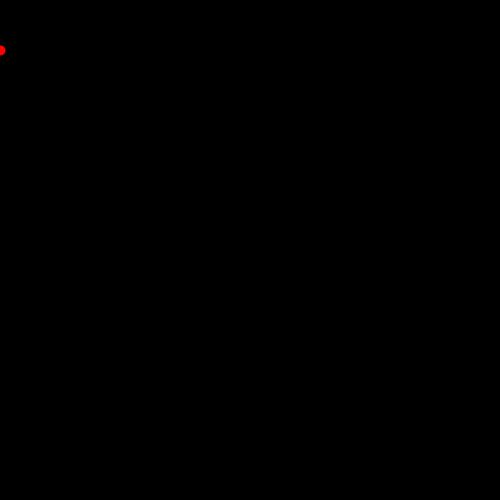
Frame 1 (no input)
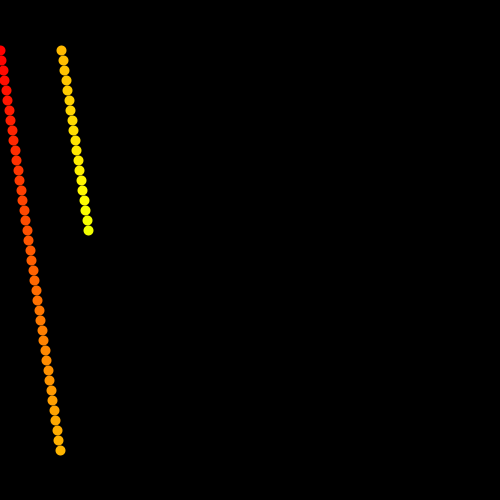
Frame 60 (the mouse pressed at the canvas centre just before this capture)
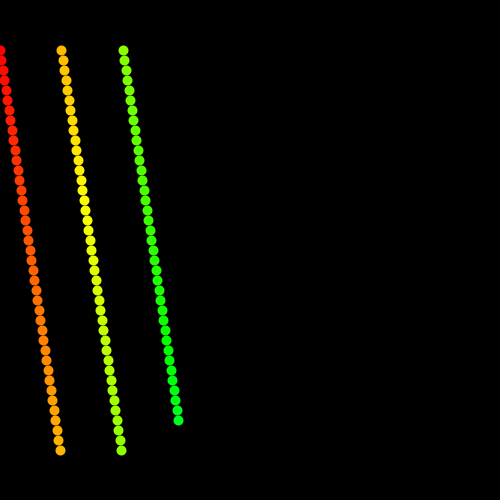
Frame 120 (the mouse held since frame 60 and released just before this capture)

The Processing sketch that drew these frames (run headless with seeded random() and noise(); from frame 60 on, the mouse is pressed at the canvas centre):

// Processing sketch: processing_64293
// ── processing_64293.pde

float x=0;
float y=50;
float z=0;

void setup(){
  size(500,500);
  background(0);
  colorMode(HSB);
  strokeWeight(10);
}



void draw() {
  //change 2nd parameter to 100 for a more accurate picture
  float rofl=map(x,0,505,0,255);
stroke(rofl,255,255);
  point(x, y);

 


  if (y>=450) {

    y=40;
    
  }

    x=x+1.5;
    y=y+10;
  
}
